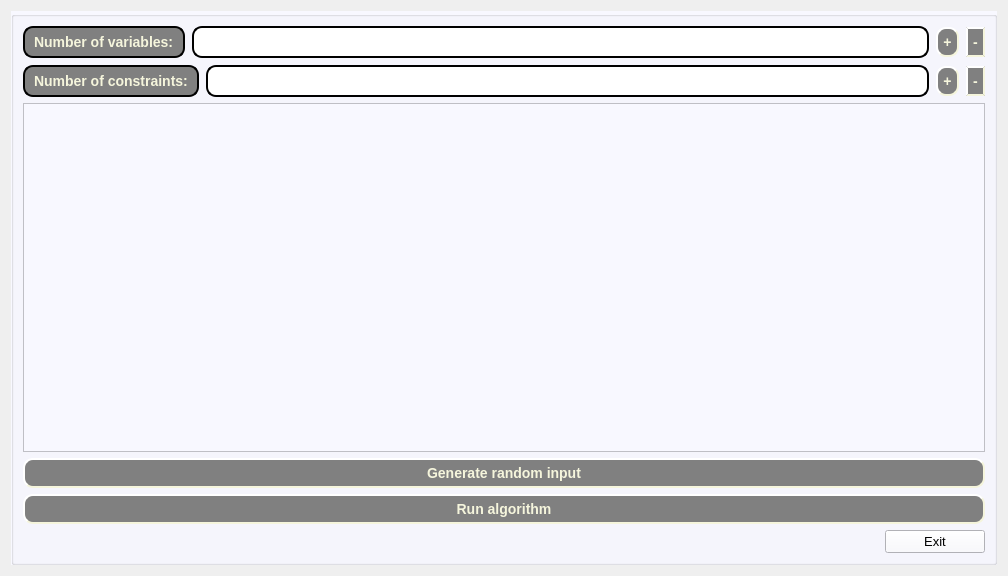
<?xml version="1.0" encoding="UTF-8"?>
<ui version="4.0">
 <class>SimplexWindow</class>
 <widget class="QDialog" name="SimplexWindow">
  <property name="windowModality">
   <enum>Qt::NonModal</enum>
  </property>
  <property name="geometry">
   <rect>
    <x>0</x>
    <y>0</y>
    <width>1008</width>
    <height>576</height>
   </rect>
  </property>
  <property name="font">
   <font>
    <pointsize>8</pointsize>
   </font>
  </property>
  <property name="windowTitle">
   <string>Simplex method</string>
  </property>
  <property name="styleSheet">
   <string notr="true">QScrollBar::vertical{
background: none;
border-style: outset;
border-width: 1px;
border:none;
width:7px;
border-radius: 3px;
}
QScrollBar::horizontal
{
background: none;
border-style: outset;
border-width: 1px;
border:none;
height:7px;
border-radius: 3px;
}
QScrollBar::handle:vertical,QScrollBar::handle:horizontal {
background-color: #808080;
border-style: outset;
border-width: 1px;
border-radius: 3px;
width:7px;
}

QScrollBar::sub-line:vertical,QScrollBar::sub-line:horizontal {
	border: none;
      background: none;

}


/* BTN BOTTOM - SCROLLBAR */
QScrollBar::add-line:vertical,QScrollBar::add-line:horizontal {
		border: none;
      background: none;
}
QScrollBar::up-arrow:vertical, QScrollBar::down-arrow:vertical,QScrollBar::left-arrow:horizontal, QScrollBar::right-arrow:horizontal {
	background: none;
}
QScrollBar::add-page:vertical, QScrollBar::sub-page:vertical,QScrollBar::add-page:horizontal, QScrollBar::sub-page:horizontal {
	background: none;
}

QHeaderView::section
{

    background-color: #808080;
	color:#F5F5DC;
    padding: 4px;
    font:bold 14px;

}
QHeaderView::section:checked
{
    background-color:FFFFFF;
	
    
}
QTableView
{
    font:bold 14px;

}
QTableView::item
{
	background-color: #808080;
	color:#F5F5DC;
}
QTableView::item::selected
{
	background-color: #464646;
    
}

QTableView QTableCornerButton::section
{
    background-color: #808080;
    
}

</string>
  </property>
  <property name="sizeGripEnabled">
   <bool>false</bool>
  </property>
  <property name="modal">
   <bool>false</bool>
  </property>
  <layout class="QHBoxLayout" name="horizontalLayout">
   <item>
    <widget class="QGroupBox" name="groupBox">
     <property name="sizePolicy">
      <sizepolicy hsizetype="Expanding" vsizetype="Expanding">
       <horstretch>0</horstretch>
       <verstretch>0</verstretch>
      </sizepolicy>
     </property>
     <property name="minimumSize">
      <size>
       <width>300</width>
       <height>0</height>
      </size>
     </property>
     <property name="maximumSize">
      <size>
       <width>1000000</width>
       <height>16777215</height>
      </size>
     </property>
     <property name="styleSheet">
      <string notr="true">background-color:#F8F8FF</string>
     </property>
     <property name="title">
      <string/>
     </property>
     <layout class="QVBoxLayout" name="verticalLayout">
      <item>
       <layout class="QVBoxLayout" name="verticalLayout_2">
        <property name="spacing">
         <number>7</number>
        </property>
        <item>
         <layout class="QHBoxLayout" name="horizontalLayout_2">
          <property name="sizeConstraint">
           <enum>QLayout::SetDefaultConstraint</enum>
          </property>
          <item>
           <widget class="QLabel" name="label_3">
            <property name="font">
             <font>
              <pointsize>-1</pointsize>
              <weight>75</weight>
              <italic>false</italic>
              <bold>true</bold>
             </font>
            </property>
            <property name="styleSheet">
             <string notr="true">background-color: #808080;
color:#F5F5DC;
 border-style: outset;
    border-width: 2px;
    border-radius: 10px;
    font: bold 14px;
padding: 5px</string>
            </property>
            <property name="text">
             <string>Number of variables:</string>
            </property>
           </widget>
          </item>
          <item>
           <widget class="QLineEdit" name="lineEdit">
            <property name="font">
             <font>
              <pointsize>-1</pointsize>
              <weight>75</weight>
              <italic>false</italic>
              <bold>true</bold>
             </font>
            </property>
            <property name="styleSheet">
             <string notr="true">background-color: #FFFFFF;
color:#F5F5DC;
 border-style: outset;
    border-width: 2px;
    border-radius: 10px;
    font: bold 14px;
padding: 5px</string>
            </property>
            <property name="readOnly">
             <bool>true</bool>
            </property>
           </widget>
          </item>
          <item>
           <widget class="QPushButton" name="vars_add">
            <property name="font">
             <font>
              <pointsize>-1</pointsize>
              <weight>75</weight>
              <italic>false</italic>
              <bold>true</bold>
             </font>
            </property>
            <property name="styleSheet">
             <string notr="true">background-color: #808080;
color:#F5F5DC;
 border-style: outset;
    border-width: 2px;
    border-radius: 10px;
    font: bold 14px;
padding: 5px</string>
            </property>
            <property name="text">
             <string>+</string>
            </property>
           </widget>
          </item>
          <item>
           <widget class="QPushButton" name="vars_remove">
            <property name="font">
             <font>
              <pointsize>-1</pointsize>
              <weight>75</weight>
              <italic>false</italic>
              <bold>true</bold>
             </font>
            </property>
            <property name="styleSheet">
             <string notr="true">background-color: #808080;
color:#F5F5DC;
 border-style: outset;
    border-width: 2px;
    border-radius: 10px;
    font: bold 14px;
padding: 5px</string>
            </property>
            <property name="text">
             <string>-</string>
            </property>
           </widget>
          </item>
         </layout>
        </item>
        <item>
         <layout class="QHBoxLayout" name="horizontalLayout_3">
          <property name="sizeConstraint">
           <enum>QLayout::SetDefaultConstraint</enum>
          </property>
          <item>
           <widget class="QLabel" name="label_4">
            <property name="font">
             <font>
              <pointsize>-1</pointsize>
              <weight>75</weight>
              <italic>false</italic>
              <bold>true</bold>
             </font>
            </property>
            <property name="styleSheet">
             <string notr="true">background-color: #808080;
color:#F5F5DC;
 border-style: outset;
    border-width: 2px;
    border-radius: 10px;
    font: bold 14px;
padding: 5px</string>
            </property>
            <property name="text">
             <string>Number of constraints:</string>
            </property>
           </widget>
          </item>
          <item>
           <widget class="QLineEdit" name="lineEdit_2">
            <property name="font">
             <font>
              <pointsize>-1</pointsize>
              <weight>75</weight>
              <italic>false</italic>
              <bold>true</bold>
             </font>
            </property>
            <property name="styleSheet">
             <string notr="true">background-color: #FFFFFF;
color:#F5F5DC;
 border-style: outset;
    border-width: 2px;
    border-radius: 10px;
    font: bold 14px;
padding: 5px</string>
            </property>
            <property name="readOnly">
             <bool>true</bool>
            </property>
           </widget>
          </item>
          <item>
           <widget class="QPushButton" name="constraints_add">
            <property name="font">
             <font>
              <pointsize>-1</pointsize>
              <weight>75</weight>
              <italic>false</italic>
              <bold>true</bold>
             </font>
            </property>
            <property name="styleSheet">
             <string notr="true">background-color: #808080;
color:#F5F5DC;
 border-style: outset;
    border-width: 2px;
    border-radius: 10px;
    font: bold 14px;
padding: 5px</string>
            </property>
            <property name="text">
             <string>+</string>
            </property>
           </widget>
          </item>
          <item>
           <widget class="QPushButton" name="constraints_remove">
            <property name="font">
             <font>
              <pointsize>-1</pointsize>
              <weight>75</weight>
              <italic>false</italic>
              <bold>true</bold>
             </font>
            </property>
            <property name="styleSheet">
             <string notr="true">background-color: #808080;
color:#F5F5DC;
 border-style: outset;
    border-width: 2px;
    border-radius: 10px;
    font: bold 14px;
padding: 5px</string>
            </property>
            <property name="text">
             <string>-</string>
            </property>
           </widget>
          </item>
         </layout>
        </item>
       </layout>
      </item>
      <item>
       <widget class="QScrollArea" name="scrollArea">
        <property name="minimumSize">
         <size>
          <width>0</width>
          <height>100</height>
         </size>
        </property>
        <property name="maximumSize">
         <size>
          <width>167772</width>
          <height>150000</height>
         </size>
        </property>
        <property name="styleSheet">
         <string notr="true"/>
        </property>
        <property name="widgetResizable">
         <bool>true</bool>
        </property>
        <widget class="QWidget" name="scrollAreaWidgetContents">
         <property name="geometry">
          <rect>
           <x>0</x>
           <y>0</y>
           <width>968</width>
           <height>347</height>
          </rect>
         </property>
         <layout class="QGridLayout" name="gridLayout_2"/>
        </widget>
       </widget>
      </item>
      <item>
       <widget class="QPushButton" name="pushButton">
        <property name="font">
         <font>
          <pointsize>-1</pointsize>
          <weight>75</weight>
          <italic>false</italic>
          <bold>true</bold>
         </font>
        </property>
        <property name="styleSheet">
         <string notr="true">background-color: #808080;
color:#F5F5DC;
 border-style: outset;
    border-width: 2px;
    border-radius: 10px;
    font: bold 14px;
padding: 5px</string>
        </property>
        <property name="text">
         <string>Generate random input</string>
        </property>
       </widget>
      </item>
      <item>
       <widget class="QPushButton" name="btnrun">
        <property name="font">
         <font>
          <pointsize>-1</pointsize>
          <weight>75</weight>
          <italic>false</italic>
          <bold>true</bold>
         </font>
        </property>
        <property name="styleSheet">
         <string notr="true">background-color: #808080;
color:#F5F5DC;
 border-style: outset;
    border-width: 2px;
    border-radius: 10px;
    font: bold 14px;
padding: 5px</string>
        </property>
        <property name="text">
         <string>Run algorithm</string>
        </property>
       </widget>
      </item>
      <item>
       <widget class="QPushButton" name="exitbtn">
        <property name="sizePolicy">
         <sizepolicy hsizetype="Minimum" vsizetype="Fixed">
          <horstretch>0</horstretch>
          <verstretch>0</verstretch>
         </sizepolicy>
        </property>
        <property name="minimumSize">
         <size>
          <width>9</width>
          <height>0</height>
         </size>
        </property>
        <property name="maximumSize">
         <size>
          <width>100</width>
          <height>16777215</height>
         </size>
        </property>
        <property name="font">
         <font>
          <pointsize>10</pointsize>
         </font>
        </property>
        <property name="layoutDirection">
         <enum>Qt::RightToLeft</enum>
        </property>
        <property name="text">
         <string>Exit</string>
        </property>
       </widget>
      </item>
     </layout>
    </widget>
   </item>
  </layout>
 </widget>
 <resources/>
 <connections/>
</ui>
